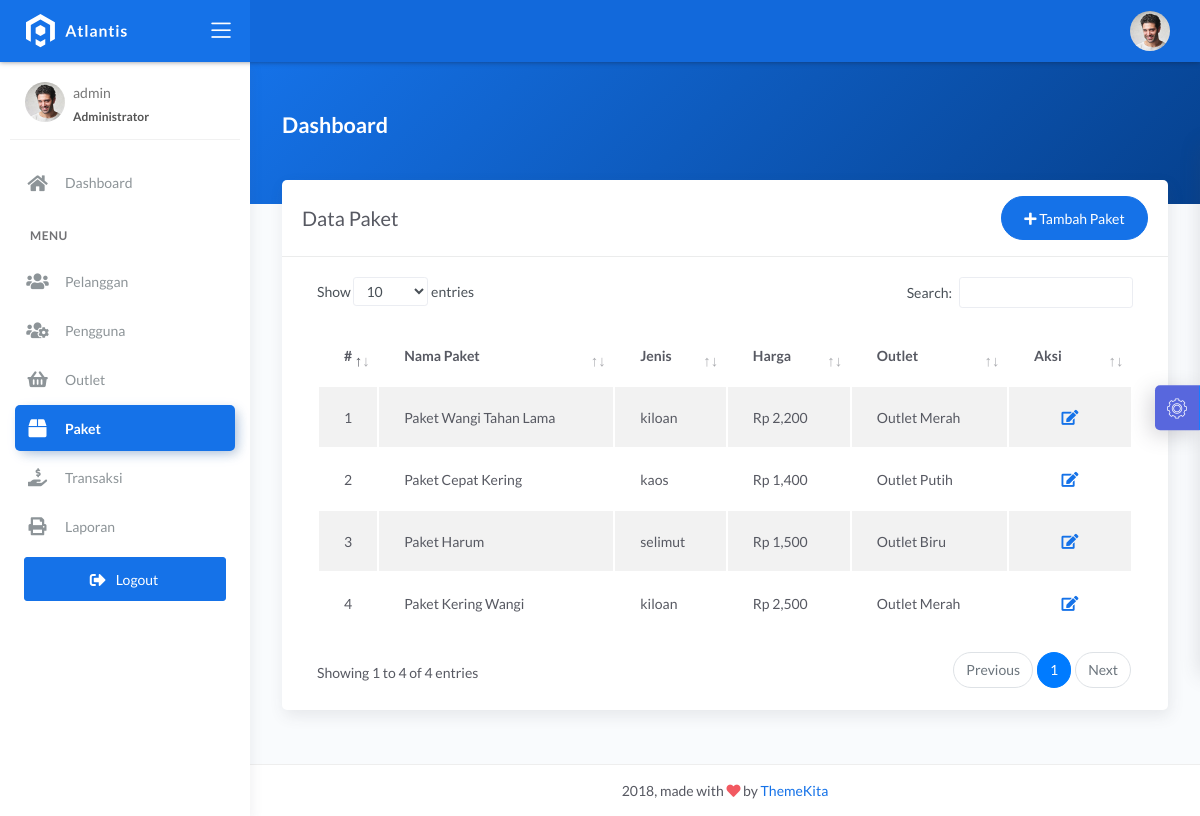
/admin/paket.php (signed in), run on the app's committed database.
### tables this page shows
CREATE TABLE `paket_cuci` (
  `id_paket` int(11) NOT NULL,
  `jenis_paket` enum('kiloan','selimut','bedcover','kaos','lain') NOT NULL,
  `nama_paket` varchar(228) NOT NULL,
  `harga` int(11) NOT NULL,
  `outlet_id` int(11) NOT NULL
);

CREATE TABLE `outlet` (
  `id_outlet` int(11) NOT NULL,
  `nama_outlet` varchar(228) DEFAULT NULL,
  `alamat_outlet` text DEFAULT NULL,
  `telp_outlet` varchar(15) DEFAULT NULL
);

### admin/paket.php (the view, shortened to what this page needs)
<?php
$title = 'Data Paket';
require 'koneksi.php';
$query = "SELECT outlet.nama_outlet, paket_cuci.* FROM paket_cuci INNER JOIN outlet ON paket_cuci.outlet_id = outlet.id_outlet";
$data = mysqli_query($conn, $query);
require 'header.php';
?>
<div class="panel-header bg-primary-gradient">
    <div class="page-inner py-5">
        <div class="d-flex align-items-left align-items-md-center flex-column flex-md-row">
            <div>
                <h2 class="text-white pb-2 fw-bold">Dashboard</h2>
            </div>
        </div>
    </div>
</div>
<div class="page-inner mt--5">
    <diva class="row">
        <div class="col-md-12">
            <div class="card">
                <div class="card-header">
                    <div class="d-flex align-items-center">
                        <h4 class="card-title"><?= $title; ?></h4>
                        <a href="tambah_paket.php" class="btn btn-primary btn-round ml-auto">
                            <i class="fa fa-plus"></i>
                            Tambah Paket
                        </a>
                    </div>
                </div>
                <div class="card-body">
                    <div class="table-responsive">
                        <table id="basic-datatables" class="display table table-striped table-hover">
                            <thead>
                                <tr>
                                    <th style="width: 7%">#</th>
                                    <th>Nama Paket</th>
                                    <th>Jenis</th>
                                    <th>Harga</th>
                                    <th>Outlet</th>
                                    <th style="width: 10%">Aksi</th>
                                </tr>
                            </thead>
                            <tbody>
                                <?php
                                $no = 1;
                                if (mysqli_num_rows($data) > 0) {
                                    while ($paket = mysqli_fetch_assoc($data)) {
                                ?>
                                        <tr>
                                            <td><?= $no++; ?></td>
                                            <td><?= $paket['nama_paket']; ?></td>
                                            <td><?= $paket['jenis_paket']; ?></td>
                                            <td><?= 'Rp ' . number_format($paket['harga']); ?></td>
                                            <td><?= $paket['nama_outlet']; ?>
                                            </td>
                                            <td>
                                                <div class="form-button-action">
                                                    <a href="edit_paket.php?id=<?= $paket['id_paket']; ?>" type="button" data-toggle="tooltip" title="" class="btn btn-link btn-primary btn-lg" data-original-title="Edit">
                                                        <i class="fa fa-edit"></i>
                                                    </a>
                                                </div>
                                            </td>
                                        </tr>
                                <?php }
                                }
                                ?>
                            </tbody>
                        </table>
                    </div>
                </div>
            </div>
        </div>
</div>
</div>
<?php
require 'footer.php';
?>

### data on the page
paket_cuci: nama_paket "Paket Wangi Tahan Lama", jenis_paket "kiloan", harga "2,200", outlet.nama_outlet "Outlet Merah"
paket_cuci: nama_paket "Paket Cepat Kering", jenis_paket "kaos", harga "1,400", outlet.nama_outlet "Outlet Putih"
paket_cuci: nama_paket "Paket Harum", jenis_paket "selimut", harga "1,500", outlet.nama_outlet "Outlet Biru"
paket_cuci: nama_paket "Paket Kering Wangi", jenis_paket "kiloan", harga "2,500", outlet.nama_outlet "Outlet Merah"

### other printed values
$_SESSION['username'] "admin"
$title "Data Paket"
